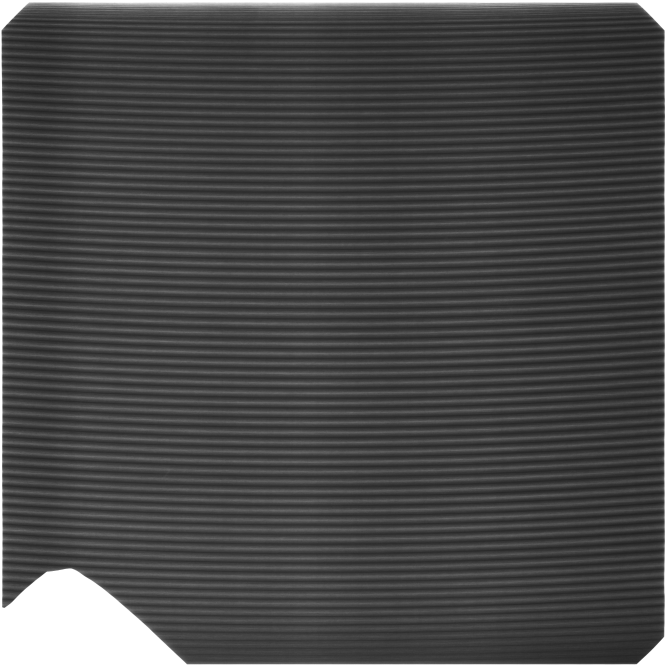
#> input picture detect_project/images/20221121_084125244.bmp, 2000 x 2000 px, found by its file name (shown at 1/3 size)
$ python show_slices.py
#> lines starting #> are read from the running program, lines starting #| are printed output that depends on the picture; after the words box and inside, x2 and y2 are one past the last pixel; in counts of white or black regions, pixels touching at a corner belong together
import cv2
import matplotlib.pyplot as plt
import numpy as np

def main():
    image_path = r"D:\code\ultralytics-v8.2.100\detect_project\images\20221121_084125244.bmp"
    img = cv2.imread(image_path)
#> img is the input picture: shape (2000, 2000, 3); min 30, max 255, mean 71.9
    img_rgb = cv2.cvtColor(img, cv2.COLOR_BGR2RGB)

    h, w, _ = img.shape
#> h = 2000; w = 2000

    slice_h, slice_w = 512, 512
    overlap_h = int(slice_h * 0.2)
    overlap_w = int(slice_w * 0.2)

    step_h = slice_h - overlap_h
    step_w = slice_w - overlap_w

    # Calculate grid size
    grid_rows = (h - overlap_h) // step_h + (1 if (h - overlap_h) % step_h != 0 else 0)
#> grid_rows = 5
    grid_cols = (w - overlap_w) // step_w + (1 if (w - overlap_w) % step_w != 0 else 0)
#> grid_cols = 5

    fig = plt.figure(figsize=(20, 10))

    # Left: Original Image with grid lines
    ax1 = fig.add_subplot(1, 2, 1)
    img_with_grid = img_rgb.copy()

    slices = []

    for y in range(0, h, step_h):
        for x in range(0, w, step_w):
            y_end = min(h, y + slice_h)
            x_end = min(w, x + slice_w)

            # Start position might need adjustment if we hit the edge to keep slice size constant if possible
            y_start = max(0, y_end - slice_h) if y_end == h else y
            x_start = max(0, x_end - slice_w) if x_end == w else x

            cv2.rectangle(img_with_grid, (x_start, y_start), (x_end, y_end), (255, 0, 0), 5)

            slice_img = img_rgb[y_start:y_end, x_start:x_end]
            slices.append(slice_img)

            if x_end == w:
                break
        if y_end == h:
            break
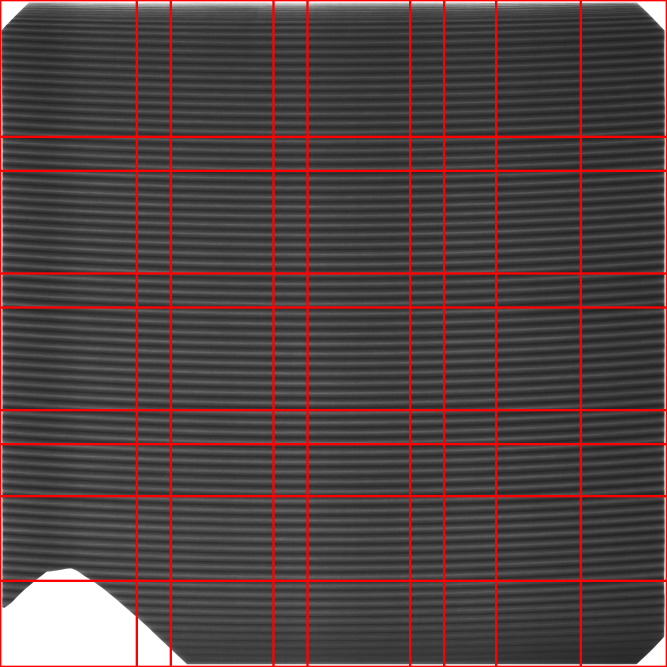
#> img_with_grid: shape (2000, 2000, 3) (shown at 1/3 size); 6.2% of pixels changed, all inside (x1, y1, x2, y2) = (0, 0, 2000, 2000)
#> after the loop, slices = 25 items

    ax1.imshow(img_with_grid)
    ax1.set_title("Original Image with Slice Grid")
    ax1.axis("off")

    # Right: Slices shown in a grid
    n_slices = len(slices)
#> n_slices = 25
    cols = min(4, int(np.ceil(np.sqrt(n_slices))))
#> cols = 4
    rows = int(np.ceil(n_slices / cols))
#> rows = 7

    gap = 20
    canvas_h = rows * slice_h + (rows - 1) * gap
#> canvas_h = 3704
    canvas_w = cols * slice_w + (cols - 1) * gap
#> canvas_w = 2108
    canvas = np.ones((canvas_h, canvas_w, 3), dtype=np.uint8) * 255

    for i, slc in enumerate(slices):
        r = i // cols
        c = i % cols
        y_pos = r * (slice_h + gap)
        x_pos = c * (slice_w + gap)

        sh, sw, _ = slc.shape
        # Sometimes dimensions don't match slice_w/slice_h exactly if it's the edge.
        # But we handled crop logic earlier so they should be exact unless h/w < slice size
        canvas[y_pos:y_pos+sh, x_pos:x_pos+sw] = slc
#> this loop made 25 passes
#> (r, c, y_pos, x_pos) on passes 1 to 12: (0, 0, 0, 0), (0, 1, 0, 532), (0, 2, 0, 1064), (0, 3, 0, 1596), (1, 0, 532, 0), (1, 1, 532, 532), (1, 2, 532, 1064), (1, 3, 532, 1596), (2, 0, 1064, 0), (2, 1, 1064, 532), (2, 2, 1064, 1064), (2, 3, 1064, 1596)
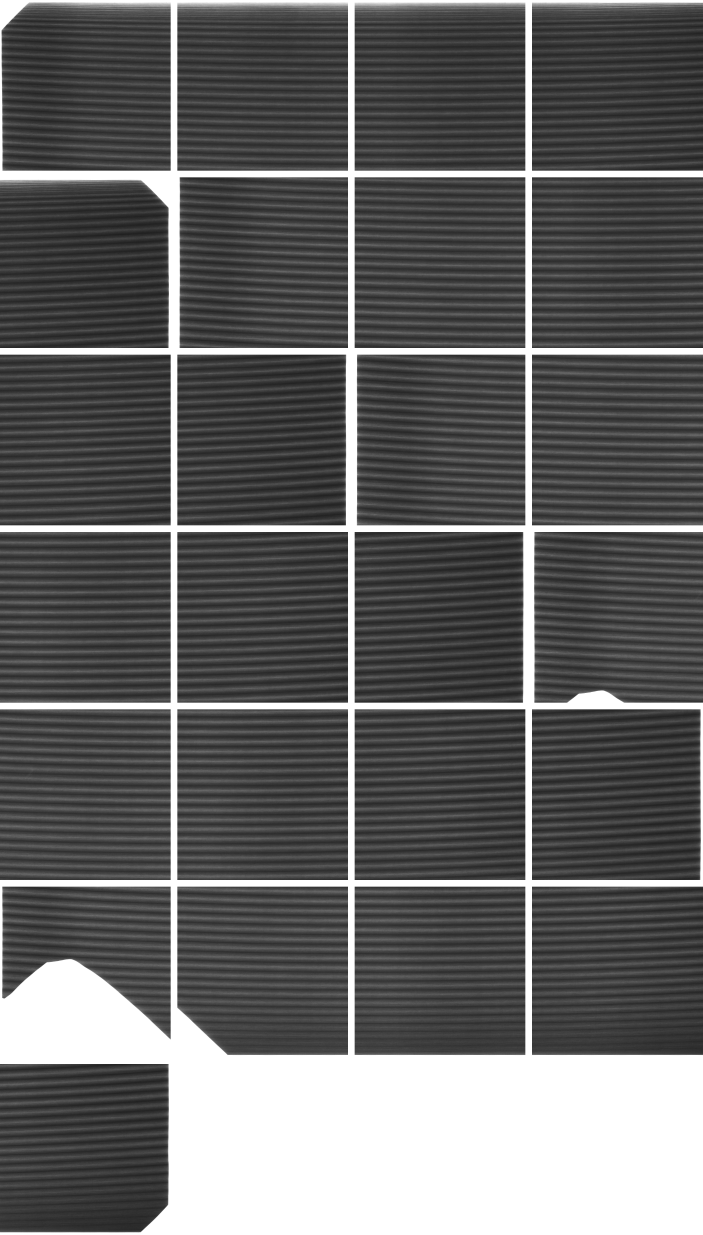
#> canvas: shape (3704, 2108, 3) (shown at 1/3 size); min 30, max 255, mean 99.5

    ax2 = fig.add_subplot(1, 2, 2)
    ax2.imshow(canvas)
    ax2.set_title(f"Individual Slices ({n_slices} total)")
    ax2.axis("off")

    output_path = "D:\\code\\ultralytics-v8.2.100\\detect_project\\image_slicing_effect.jpg"
    plt.tight_layout()
    plt.savefig(output_path, dpi=300)
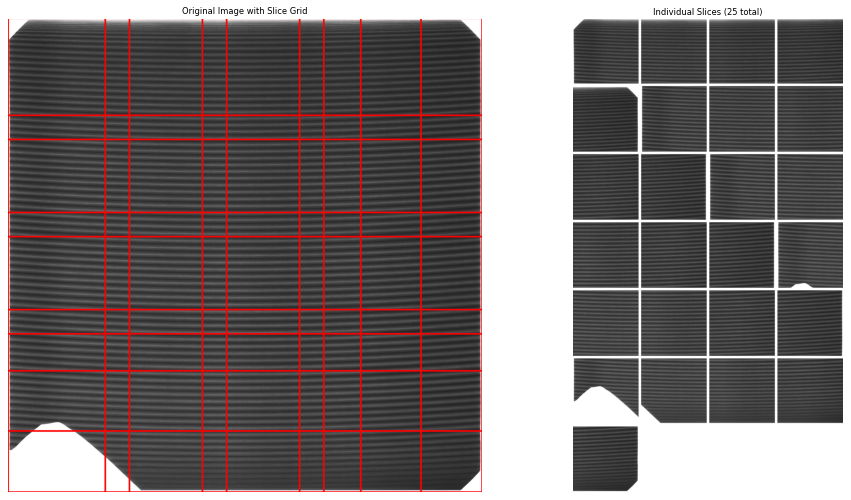
#> figure drawn by matplotlib, 2 panels
    print(f"Saved to {output_path}")

if __name__ == "__main__":
    main()

$ run again, with detect_project/images/20221121_084224789.bmp copied over detect_project/images/20221121_084125244.bmp
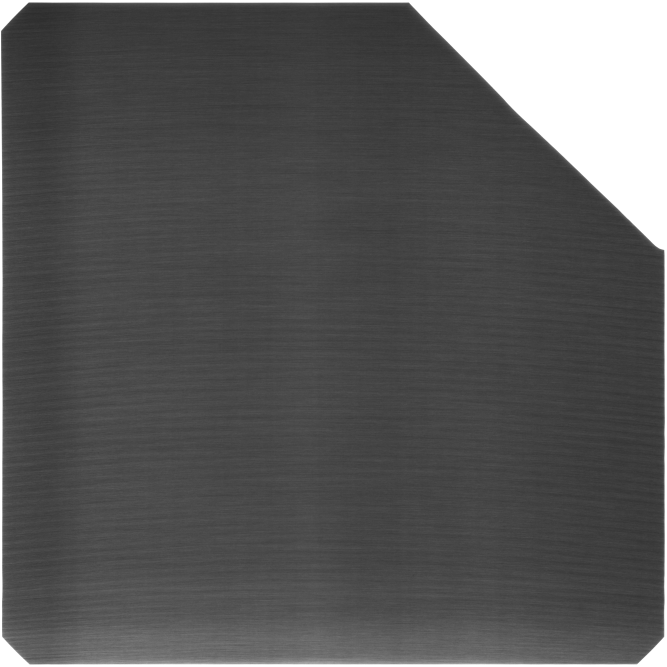
#> input picture detect_project/images/20221121_084224789.bmp, 2000 x 2000 px, found by its file name (shown at 1/3 size)
#> in main, img is the input picture: shape (2000, 2000, 3); min 40, max 255, mean 87.5
#> after the loop in main, `for y in range(0, h, step_h):`:
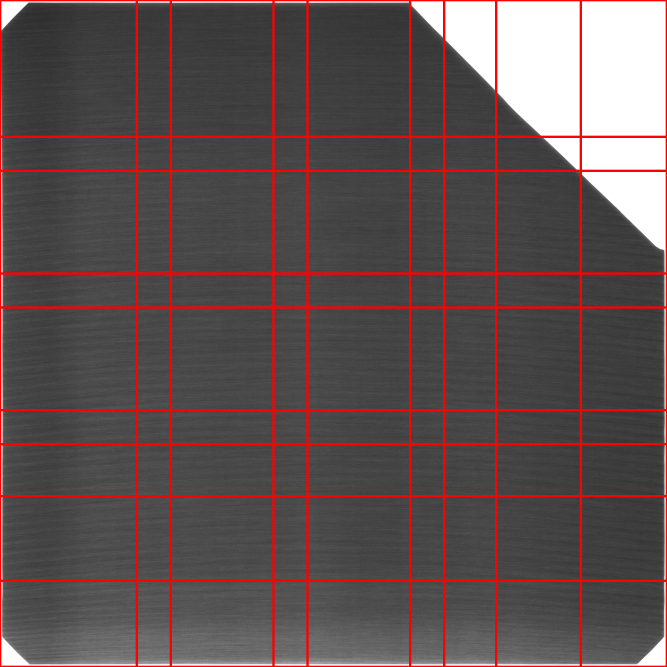
#> img_with_grid: shape (2000, 2000, 3) (shown at 1/3 size); 6.2% of pixels changed, all inside (x1, y1, x2, y2) = (0, 0, 2000, 2000)
#> after the loop in main, `for y in range(0, h, step_h):`: slices = 25 items
#> n_slices = 25
#> cols = 4
#> rows = 7
#> canvas_h = 3704
#> canvas_w = 2108
#> the loop in main, `for i, slc in enumerate(slices):` made 25 passes
#> (r, c, y_pos, x_pos) on passes 1 to 8: (0, 0, 0, 0), (0, 1, 0, 532), (0, 2, 0, 1064), (0, 3, 0, 1596), (1, 0, 532, 0), (1, 1, 532, 532), (1, 2, 532, 1064), (1, 3, 532, 1596)
#> in main, `plt.savefig(output_path, dpi=300)`:
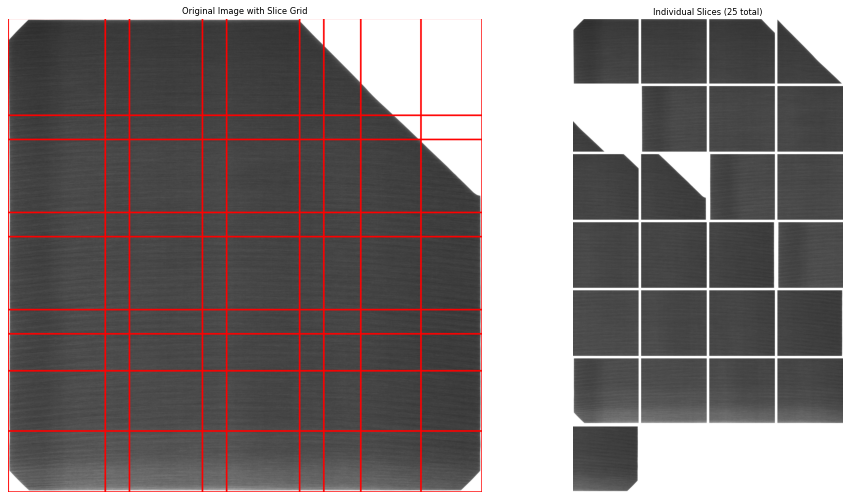
#> figure drawn by matplotlib, 2 panels

$ run again, with detect_project/images/20221121_084515882.bmp copied over detect_project/images/20221121_084125244.bmp
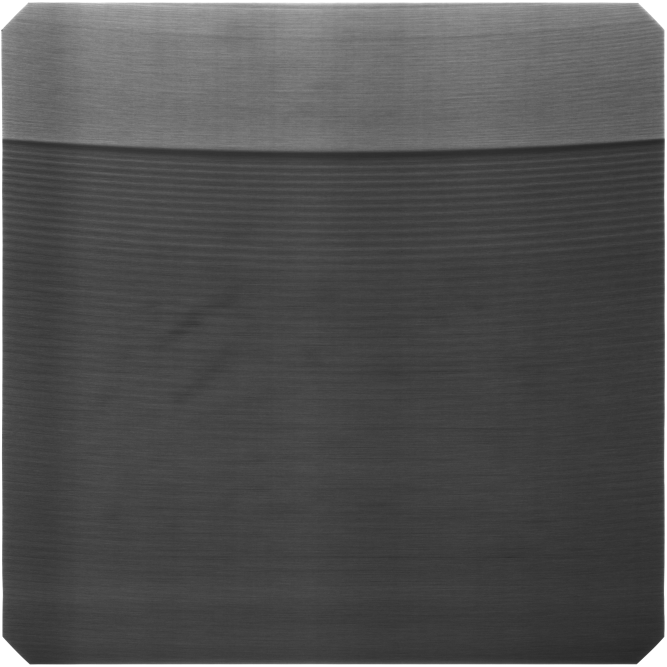
#> input picture detect_project/images/20221121_084515882.bmp, 2000 x 2000 px, found by its file name (shown at 1/3 size)
#> in main, img is the input picture: shape (2000, 2000, 3); min 37, max 255, mean 79.9
#> after the loop in main, `for y in range(0, h, step_h):`:
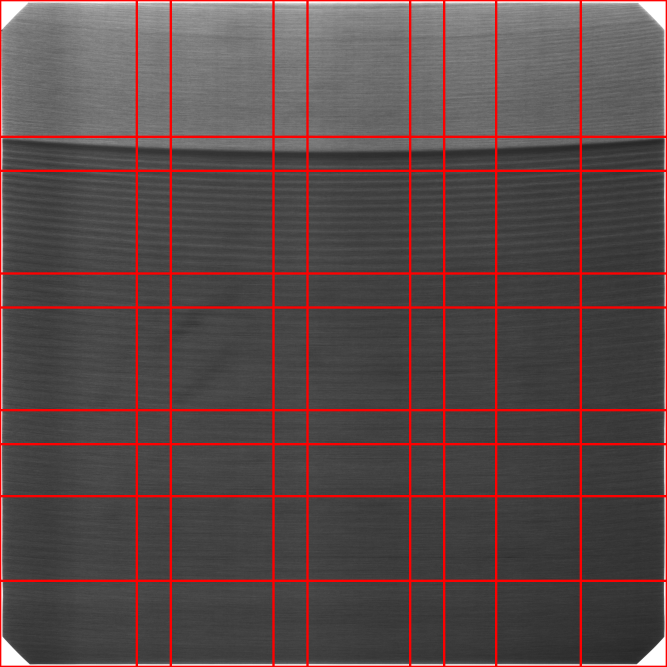
#> img_with_grid: shape (2000, 2000, 3) (shown at 1/3 size); 6.2% of pixels changed, all inside (x1, y1, x2, y2) = (0, 0, 2000, 2000)
#> after the loop in main, `for y in range(0, h, step_h):`: slices = 25 items
#> n_slices = 25
#> cols = 4
#> rows = 7
#> canvas_h = 3704
#> canvas_w = 2108
#> the loop in main, `for i, slc in enumerate(slices):` made 25 passes
#> (r, c, y_pos, x_pos) on passes 1 to 8: (0, 0, 0, 0), (0, 1, 0, 532), (0, 2, 0, 1064), (0, 3, 0, 1596), (1, 0, 532, 0), (1, 1, 532, 532), (1, 2, 532, 1064), (1, 3, 532, 1596)
#> in main, `plt.savefig(output_path, dpi=300)`:
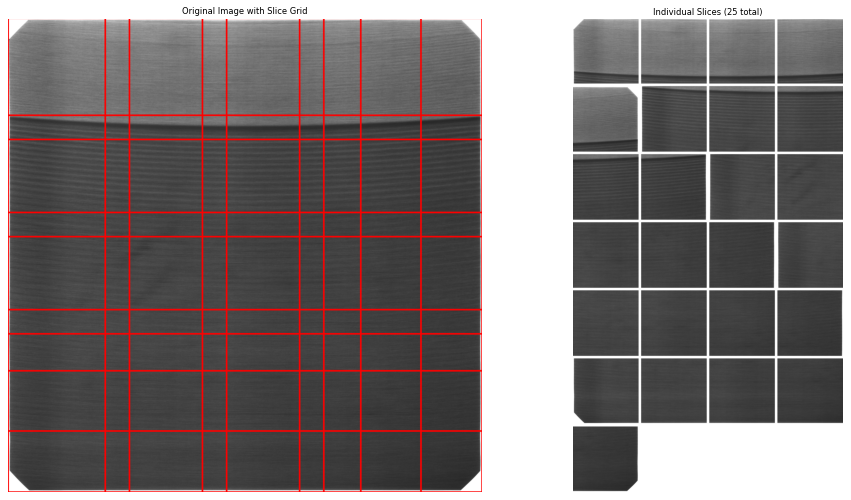
#> figure drawn by matplotlib, 2 panels
